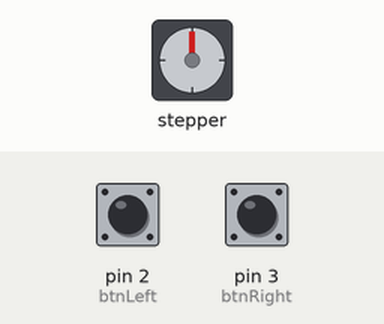
Recording of a sketch running on a simulated Arduino Uno, built with avr-gcc and run on an emulated ATmega328P. On the bench: stepper motor. The test bench sets the inputs (shaded band); at power-on: pin 2 (btnLeft) HIGH, pin 3 (btnRight) HIGH. Stepper angles assume 360 steps per turn.

Above: at 1.2 s.
1.3 s: pin 2 (btnLeft) pulled LOW for 0.15 s
At 2.6 s:
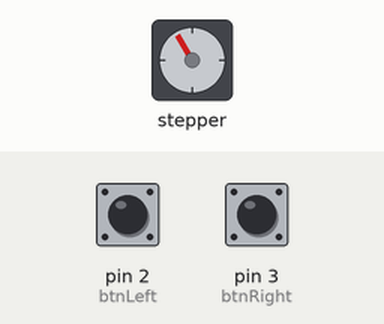
2.9 s: pin 3 (btnRight) pulled LOW for 1 s
At 4.4 s:
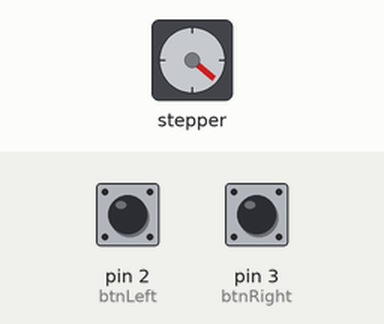
5.9 s: pin 3 (btnRight) pulled LOW for 0.15 s
At 7.2 s:
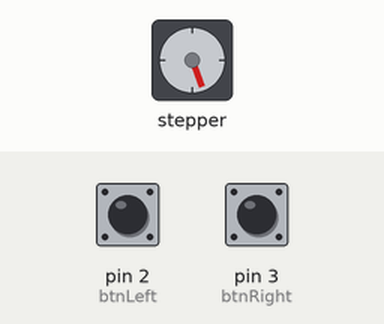
7.5 s: pin 2 (btnLeft) pulled LOW for 3.2 s
At 11.6 s:
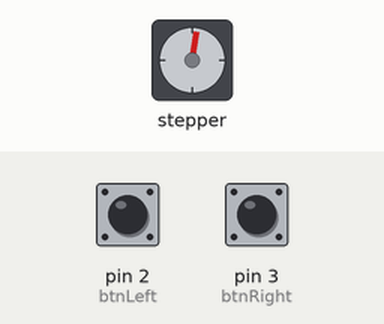
Timing chart, 0 to 13.1 s (numbered marks = the images above; inputs shaded):
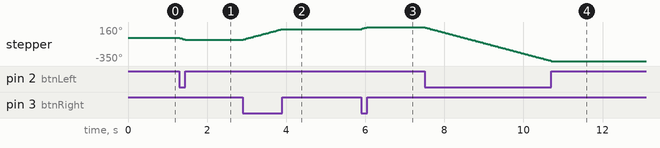

The sketch:

prjct8.ino
```cpp
#include<Stepper.h>

const int stepPerRevolution = 360;

Stepper motor(stepPerRevolution, 8, 10, 9, 11);

int btnRight = 3;
int btnLeft = 2;

void setup() {
  motor.setSpeed(50);

  pinMode(btnRight, INPUT_PULLUP);
  pinMode(btnLeft, INPUT_PULLUP);
}

void stopMotor(){
    digitalWrite(8, LOW);
    digitalWrite(9, LOW);
    digitalWrite(10, LOW);
    digitalWrite(11, LOW);
}
void loop() {
  int step = 0;

  if(digitalRead(btnRight) == LOW){
      motor.step(10);
      delay(20);
  }
  if(digitalRead(btnLeft) == LOW){
      motor.step(-10);
      delay(20);
  }
  else{
    stopMotor(); //this function stops power from continously flowing to the motor if btn are not pressed to prevent overheating through micro movements
  }

  delay(10);

}
```

Measured:
- after the input at 1.3 s, stepper: turns 30° counter-clockwise in 0.15 s, starting at once
- after the input at 2.9 s, stepper: turns 160° clockwise in 0.98 s, starting at once
- after the input at 5.9 s, stepper: turns 30° clockwise in 0.15 s, starting at once
- after the input at 7.5 s, stepper: turns 510° counter-clockwise in 3.2 s, starting at once
